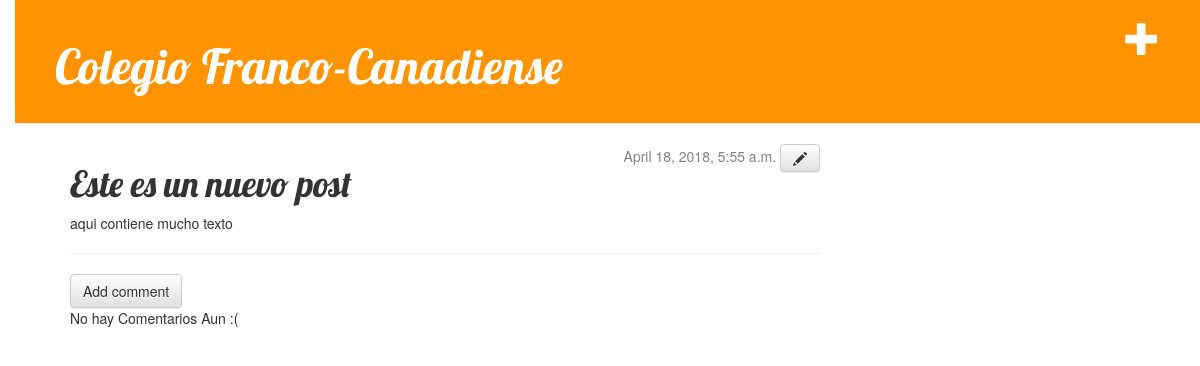
Screenshot of /post/3/ with the database file from the repository.
### blog/models.py (models this page shows, shortened)
class Post(models.Model):
        author = models.ForeignKey('auth.User', on_delete=models.CASCADE)
        title = models.CharField(max_length=200)
        text = models.TextField()
        created_date = models.DateTimeField(
                default=timezone.now)
        published_date = models.DateTimeField(
                blank=True, null=True)

### blog/views.py (the view)
# urls.py: url(r'^post/(?P<pk>[0-9]+)/$', views.post_detail, name='post_detail'),
def post_detail(request, pk):
    post = get_object_or_404(Post, pk=pk)
    return render(request, 'blog/post_detail.html', {'post': post})

### blog/templates/blog/post_detail.html
    {% extends 'blog/base.html' %}
{% block content %}
    <div class="date">
    {% if post.published_date %}
        {{ post.published_date }}
    {% endif %}
    <a class="btn btn-default" href="{% url 'post_edit' pk=post.pk %}"><span class="glyphicon glyphicon-pencil"></span></a>
    </div>
    <h1>{{ post.title }}</h1>
    <p>{{ post.text|linebreaksbr }}</p>
	<hr>
	<a class="btn btn-default" href="{% url 'add_comment_to_post' pk=post.pk %}">Add comment</a>
	{% for comment in post.comments.all %}
	    {% if user.is_authenticated or comment.approved_comment %}
	    <div class="comment">
	        <div class="date">
	            {{ comment.created_date }}
	            {% if not comment.approved_comment %}
	                <a class="btn btn-default" href="{% url 'comment_remove' pk=comment.pk %}"><span class="glyphicon glyphicon-remove"></span></a>
	                <a class="btn btn-default" href="{% url 'comment_approve' pk=comment.pk %}"><span class="glyphicon glyphicon-ok"></span></a>
	            {% endif %}
	        </div>
	        <strong>{{ comment.author }}</strong>
	        <p>{{ comment.text|linebreaks }}</p>
	    </div>
	    {% endif %}
	{% empty %}
	    <p>No hay Comentarios Aun :(</p>
	{% endfor %}
{% endblock %}

### blog/static/css/blog.css (style rules this page uses)
body { padding-left: 15px; }
h1, h2, h3, h4 { font-family: 'Lobster', cursive; }
.date { float: right; color: #828282; }

### rows the page displays
Post: published_date "April 18, 2018, 5:55 a.m.", title "Este es un nuevo post", text "aqui contiene mucho texto"
